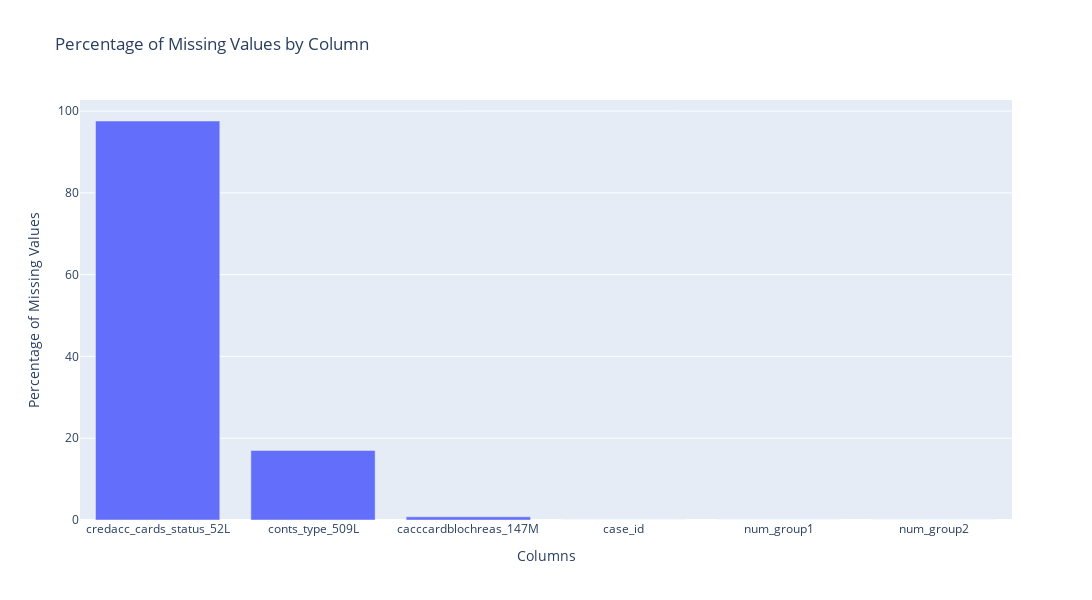

The notebook cell saved with this chart:
### Code cell
missing_values_dict = get_columns_high_missing_values(df=applprev2_df, threshold=None,)

### Figure 1 — Plotly figure (JSON) as saved in the notebook; plotly's stock layout.template omitted (floating-point values rounded to 4 significant figures)
{"data": [{"type": "bar", "x": ["credacc_cards_status_52L", "conts_type_509L", "cacccardblochreas_147M", "case_id", "num_group1", "num_group2"], "y": [97.57, 17.01, 0.7762, 0, 0, 0]}], "layout": {"bargap": 0.2, "height": 600, "title": {"text": "Percentage of Missing Values by Column"}, "width": 1800, "xaxis": {"tickmode": "linear", "title": {"text": "Columns"}}, "yaxis": {"title": {"text": "Percentage of Missing Values"}}}}
